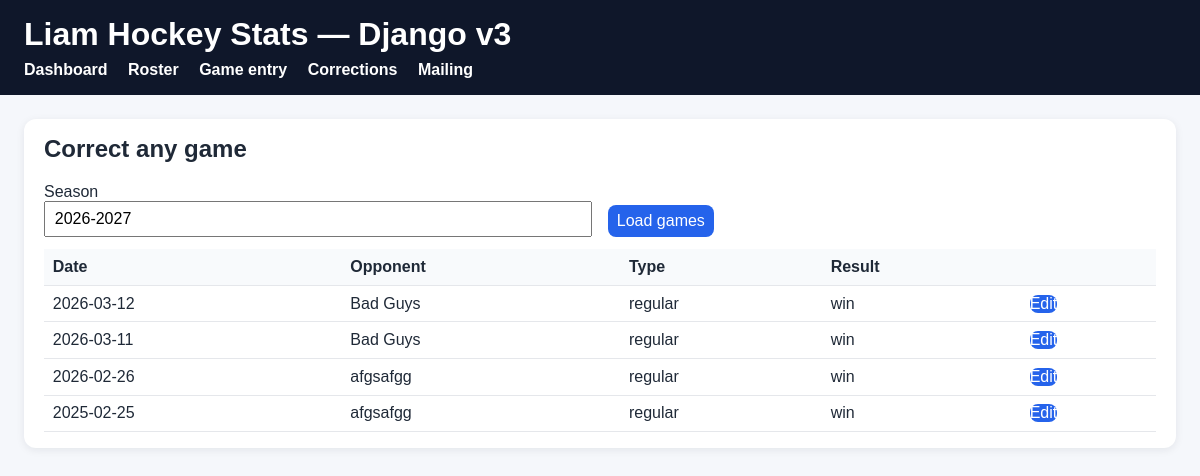
/games/correct/?season=2026-2027, run on the app's committed database.
### webui/views.py (the view)
# urls.py: path("games/correct/", views.correction_picker, name="correction-picker"),
def correction_picker(request: HttpRequest) -> HttpResponse:
    service = _service()
    season = request.GET.get("season", service.default_season_label())
    form = SeasonFilterForm(initial={"season_label": season})
    games = service.list_games_by_season(season)
    return render(request, "webui/correction_picker.html", {"form": form, "games": games, "season": season})

### webui/forms.py
class SeasonFilterForm(forms.Form):
    season_label = forms.CharField(label="Season", max_length=16)

### app/application/use_cases.py (called while the page is built)
    def default_season_label(self, reference_date: dt.date | None = None) -> str:
        date_value = reference_date or dt.date.today()
        if date_value.month >= 9:
            start_year = date_value.year
        elif date_value.month <= 4:
            start_year = date_value.year - 1
        else:
            start_year = date_value.year
        return self._format_season_label(start_year)

    def list_games_by_season(self, season_label: str) -> list[GameInfo]:
        return self.games.list_games_by_season(season_label.strip())

    @staticmethod
    def _format_season_label(start_year: int) -> str:
        return f"{start_year}-{(start_year + 1) % 100:02d}"

### app/infrastructure/sqlite_db.py (called while the page is built)
    def connect(self) -> sqlite3.Connection:
        conn = sqlite3.connect(self.db_path)
        conn.row_factory = sqlite3.Row
        conn.execute("PRAGMA foreign_keys = ON")
        return conn

### app/service_factory.py (called while the page is built)
def build_service(db_path: Path | None = None) -> HockeyService:
    configured_path = db_path or Path(os.getenv("HOCKEY_STATS_DB_PATH", DEFAULT_DB_PATH))
    db = SqliteDatabase(configured_path)
    db.initialize()
    return HockeyService(
        players=SqlitePlayerRepository(db),
        games=SqliteGameRepository(db),
        mailing=SqliteMailingListRepository(db),
        sender=AutoEmailSender(),
        email_logs=SqliteEmailLogRepository(db),
    )

### webui/views.py (called while the page is built)
def _service():
    return build_service()

### webui/templates/webui/correction_picker.html
{% extends "webui/base.html" %}
{% block content %}
<section class="card">
  <h2 style="margin-top:0;">Correct any game</h2>
  <form method="get" class="form-grid" style="align-items:end;">
    <div>
      <label for="{{ form.season_label.id_for_label }}">{{ form.season_label.label }}</label>
      {{ form.season_label }}
    </div>
    <div class="actions" style="justify-content:start;"><button type="submit">Load games</button></div>
  </form>
  <table>
    <thead><tr><th>Date</th><th>Opponent</th><th>Type</th><th>Result</th><th></th></tr></thead>
    <tbody>
      {% for game in games %}
      <tr>
        <td>{{ game.date }}</td>
        <td>{{ game.opponent }}</td>
        <td>{{ game.game_type }}</td>
        <td>{{ game.result }}</td>
        <td><a class="button-link" href="{% url 'edit-game' game.id %}">Edit</a></td>
      </tr>
      {% empty %}
      <tr><td colspan="5" class="muted">No games found for {{ season }}.</td></tr>
      {% endfor %}
    </tbody>
  </table>
</section>
{% endblock %}

### webui/templates/webui/base.html (style rules this page uses)
body { font-family: Arial, sans-serif; margin: 0; background: #f5f7fb; color: #1f2937; }
.card { background: white; border-radius: 12px; padding: 1rem 1.25rem; box-shadow: 0 2px 8px rgba(15, 23, 42, 0.08); margin-bottom: 1rem; }
table { width: 100%; border-collapse: collapse; margin-top: .75rem; }
th, td { border-bottom: 1px solid #e5e7eb; padding: .55rem; text-align: left; vertical-align: top; }
th { background: #f8fafc; }
input, select, textarea, button { font: inherit; padding: .45rem .55rem; }
input, select, textarea { width: 100%; box-sizing: border-box; }
button, .button-link { background: #2563eb; color: white; border: 0; border-radius: 8px; cursor: pointer; text-decoration: none; display: inline-block; }
.form-grid { display: grid; grid-template-columns: repeat(auto-fit, minmax(220px, 1fr)); gap: .75rem 1rem; }
.actions { display: flex; gap: .5rem; justify-content: flex-end; align-items: center; }

### data on the page
games: date "2026-03-11", opponent "Bad Guys", game_type "regular", result "win"
games: date "2026-02-26", opponent "afgsafgg", game_type "regular", result "win"
games: date "2025-02-25", opponent "afgsafgg", game_type "regular", result "win"

### other printed values
{{ game.date }} "2026-03-12"
{{ game.opponent }} "Bad Guys"
{{ game.game_type }} "regular"
{{ game.result }} "win"
